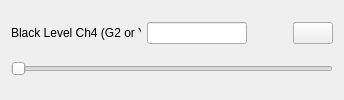
                      <widget class="QWidget" name="tab_4">
                       <attribute name="title">
                        <string>Ch. 4</string>
                       </attribute>
                       <layout class="QVBoxLayout" name="verticalLayout_23">
                        <item>
                         <layout class="QHBoxLayout" name="horizontalLayout_22">
                          <item>
                           <widget class="QLabel" name="L_Black4">
                            <property name="minimumSize">
                             <size>
                              <width>120</width>
                              <height>0</height>
                             </size>
                            </property>
                            <property name="maximumSize">
                             <size>
                              <width>130</width>
                              <height>16777215</height>
                             </size>
                            </property>
                            <property name="text">
                             <string>Black Level Ch4 (G2 or Y):</string>
                            </property>
                           </widget>
                          </item>
                          <item>
                           <widget class="QLineEdit" name="LE_Black_4">
                            <property name="maximumSize">
                             <size>
                              <width>100</width>
                              <height>16777215</height>
                             </size>
                            </property>
                           </widget>
                          </item>
                          <item>
                           <spacer name="horizontalSpacer_9">
                            <property name="orientation">
                             <enum>Qt::Horizontal</enum>
                            </property>
                            <property name="sizeHint" stdset="0">
                             <size>
                              <width>40</width>
                              <height>20</height>
                             </size>
                            </property>
                           </spacer>
                          </item>
                          <item>
                           <widget class="QPushButton" name="B_BlackOrig_4">
                            <property name="minimumSize">
                             <size>
                              <width>0</width>
                              <height>0</height>
                             </size>
                            </property>
                            <property name="maximumSize">
                             <size>
                              <width>40</width>
                              <height>16777215</height>
                             </size>
                            </property>
                            <property name="text">
                             <string/>
                            </property>
                            <property name="icon">
                             <iconset resource="rawshop.qrc">
                              <normaloff>:/curved.ico</normaloff>:/curved.ico</iconset>
                            </property>
                           </widget>
                          </item>
                         </layout>
                        </item>
                        <item>
                         <widget class="QSlider" name="SD_Black_4">
                          <property name="minimum">
                           <number>0</number>
                          </property>
                          <property name="maximum">
                           <number>32000</number>
                          </property>
                          <property name="value">
                           <number>0</number>
                          </property>
                          <property name="sliderPosition">
                           <number>0</number>
                          </property>
                          <property name="orientation">
                           <enum>Qt::Horizontal</enum>
                          </property>
                         </widget>
                        </item>
                       </layout>
                       <zorder></zorder>
                       <zorder>SD_Black_4</zorder>
                      </widget>
